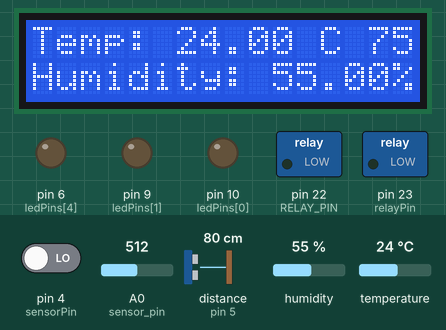
Recording of a sketch running on a simulated Arduino Mega 2560, built with avr-gcc and run on an emulated ATmega2560. On the bench: 16×2 character LCD, switched loads named in the sketch (green lamp = pin HIGH), output pins drawn as LEDs (lit = HIGH). Wiring (inferred from the names in the program): ultrasonic range finder: trigger pin 8; echo pin 5. The test bench sets the inputs (shaded band); at power-on: pin 4 (sensorPin) LOW, temperature 24 °C, A0 (sensor_pin) = 512, distance to the obstacle (sensor on pin 5) 80 cm, humidity 55 %. The echo pulse lasts 58.3 µs per cm; pins used as bus, display or sensor lines are not drawn; what the sketch prints to the serial monitor is not drawn.

Above: at 1.2 s.
1.3 s: pin 4 (sensorPin) driven HIGH
At 11.9 s:
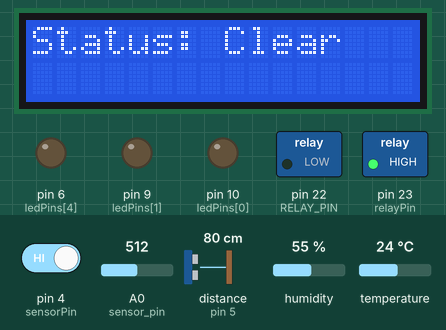
15.3 s: pin 4 (sensorPin) driven LOW
At 24.0 s:
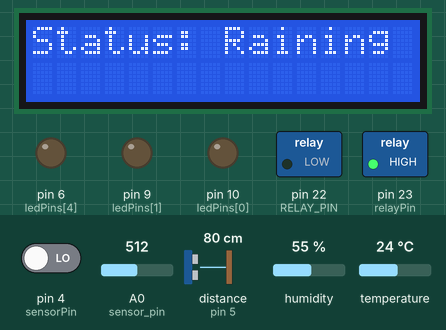
25.8 s: temperature set to 33 °C
At 36.9 s:
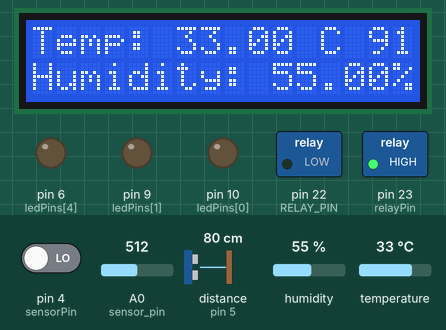
39.8 s: temperature set to 36 °C
At 52.1 s:
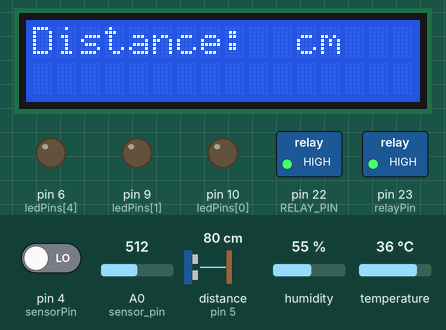
53.1 s: A0 (sensor_pin) set to 943
62.2 s: A0 (sensor_pin) set to 966
At 69.2 s:
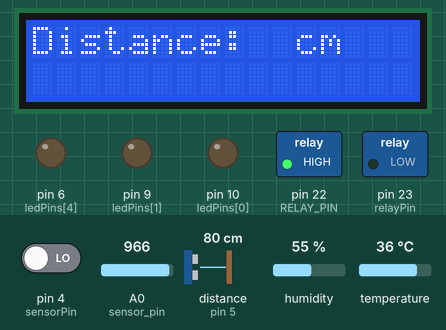
Timing chart, 0 to 70.7 s (numbered marks = the images above; inputs shaded):
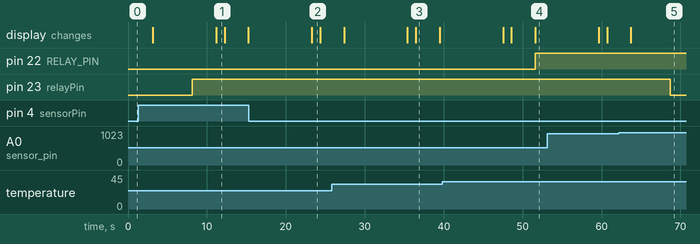

The sketch:

Code.ino
```cpp
#include "DHT.h"
#include "Adafruit_Sensor.h"
#include "time.h"
#include <Wire.h>
#include <LiquidCrystal_I2C.h>

#define DHTPIN 3       // DHT sensor pin
#define DHTTYPE DHT11  // DHT sensor type
#define RELAY_PIN 22   // Relay control pin
#define trigPin 8      // Pin connected to the trigger pin (Trig) on the ultrasonic sensor
#define echoPin 5      // Pin connected to the echo pin (Echo) on the ultrasonic sensor
#define sensorPower 7  // Sensor pins
#define sensorPin 4

// Define LED pins
const int ledPins[] = { 10, 9, 8, 7, 6 };  // Connect LEDs to these digital pins

DHT dht(DHTPIN, DHTTYPE);

// Temperature thresholds
#define HIGH_TEMP_THRESHOLD 35    // Set your high temperature threshold in Celsius
#define MEDIUM_TEMP_THRESHOLD 33  // Set your medium temperature threshold in Celsius
#define LOW_TEMP_THRESHOLD 30     // Set your low temperature threshold in Celsius

int relayPin = 23;
int sensor_pin = A0;  // Soil Sensor input at Analog PIN A0

LiquidCrystal_I2C lcd(0x27, 16, 2);  // set the LCD address to 0x27 for a 16 chars and 2 line display

void setup() {
  Serial.begin(9600);
  dht.begin();
  pinMode(RELAY_PIN, OUTPUT);
  digitalWrite(RELAY_PIN, LOW);  // Ensure the fan is initially turned off

  // Set ultrasonic sensor pins
  pinMode(trigPin, OUTPUT);
  pinMode(echoPin, INPUT);

  // Set LED pins as OUTPUT
  for (int i = 0; i < sizeof(ledPins) / sizeof(ledPins[0]); i++) {
    pinMode(ledPins[i], OUTPUT);
  }

  pinMode(relayPin, OUTPUT);
  pinMode(sensor_pin, INPUT);

  pinMode(sensorPower, OUTPUT);
  // Initially keep the sensor OFF
  digitalWrite(sensorPower, LOW);

  lcd.init();
  lcd.backlight();
}

void loop() {
  // Reading temperature from DHT sensor
  float temperatureC = dht.readTemperature();
  float humidity = dht.readHumidity();

  if (!isnan(temperatureC) && !isnan(humidity)) {
    // Convert temperature to Fahrenheit
    float temperatureF = (temperatureC * 9.0 / 5.0) + 32.0;

    lcd.clear();
    lcd.setCursor(0, 0);
    Serial.print("Temperature: ");
    lcd.print("Temp: ");
    Serial.print(temperatureC);
    lcd.print(temperatureC);
    lcd.print(" C ");
    Serial.print("°C, ");
    lcd.print(temperatureF);
    lcd.print(" F ");
    Serial.println("°F");
    lcd.setCursor(0, 1);
    Serial.print("Humidity: ");
    lcd.print("Humidity: ");
    Serial.print(humidity);
    lcd.print(humidity);
    lcd.print("%");
    Serial.println("%");
    delay(3000);

    // Check temperature thresholds and control fan accordingly
    if (temperatureC >= HIGH_TEMP_THRESHOLD) {
      turnFanOn();
    } else if (temperatureC >= MEDIUM_TEMP_THRESHOLD) {
      // You can add additional actions for medium temperature if needed
      // For now, we'll turn the fan off
      turnFanOff();
    } else if (temperatureC <= LOW_TEMP_THRESHOLD) {
      turnFanOff();
    }
    // Trigger the ultrasonic sensor
    digitalWrite(trigPin, LOW);
    delayMicroseconds(2);
    digitalWrite(trigPin, HIGH);
    delayMicroseconds(10);
    digitalWrite(trigPin, LOW);

    // Read the echo duration and calculate distance
    long duration = pulseIn(echoPin, HIGH);
    int distance = duration * 0.034 / 2;  // Divide by 2 for one-way distance

    // Display water level using LEDs
    displayWaterLevel(distance);

    // Print distance to serial monitor
    Serial.print("Distance: ");
    Serial.print(distance);
    Serial.println(" cm");
    lcd.clear();
    lcd.setCursor(0, 0);
    lcd.print("Distance: ");
    lcd.print(" cm");
  }

  delay(5000);  // Delay for 5 seconds before the next reading

  int Soil_data = analogRead(sensor_pin);
  Serial.print("Soil_data:");
  Serial.print(Soil_data);
  Serial.print("\t | ");

  if (Soil_data > 950) {
    Serial.println("No moisture, Soil is dry");
    digitalWrite(relayPin, LOW);
  } else if (Soil_data >= 400 && Soil_data <= 950) {
    Serial.println("There is some moisture, Soil is medium");
    digitalWrite(relayPin, HIGH);
  } else if (Soil_data < 400) {
    Serial.println("Soil is wet");
    digitalWrite(relayPin, HIGH);
  }
  delay(3000);

  // Get the reading from the function below and print it
  int val = readSensor();
  Serial.print("Digital Output: ");
Serial.println(val);

  // Determine status of rain
  if (val) {
    lcd.clear();
    Serial.println("Status: Clear");
    lcd.setCursor(0, 0);
    lcd.print("Status: Clear    ");
  } else {
    Serial.println("Status: It's raining");
    lcd.setCursor(0, 0);
    lcd.print("Status: Raining  ");
  }

  delay(1000);	// Take a reading every second
}

void turnFanOn() {
  digitalWrite(RELAY_PIN, HIGH);  // Turn on the fan using the relay module
  Serial.println("Fan turned ON");
}

void turnFanOff() {
  digitalWrite(RELAY_PIN, LOW);  // Turn off the fan using the relay module
  Serial.println("Fan turned OFF");
}

void displayWaterLevel(int distance) {
  // Define water level thresholds in centimeters
  int waterLevels[] = { 25, 20, 15, 10, 5 };  // Change these values as needed

  for (int i = 0; i < sizeof(ledPins) / sizeof(ledPins[0]); i++) {
    if (distance >= waterLevels[i]) {
      digitalWrite(ledPins[i], LOW);
    } else {
      digitalWrite(ledPins[i], HIGH);
    }
  }
}

//  This function returns the sensor output
int readSensor() {
  digitalWrite(sensorPower, HIGH);   // Turn the sensor ON
  delay(10);                         // Allow power to settle
  int val = digitalRead(sensorPin);  // Read the sensor output
  digitalWrite(sensorPower, LOW);    // Turn the sensor OFF
  return val;                        // Return the value
}
```

Measured:
- the behaviour switches between 34 and 35 °C on temperature (found by bisection; images 3 and 4)
- the behaviour switches between 950 and 951 on A0 (sensor_pin) (found by bisection; images 4 and 5)
- after the input at 1.3 s, the display: first differs from a run without the input after 9.9 s (image 1)
- after the input at 15.3 s, the display: changes after 8.0 s (image 2)
- after the input at 39.8 s, pin 22 (RELAY_PIN): LOW → HIGH after 11.8 s
- after the input at 62.2 s, pin 23 (relayPin): HIGH → LOW after 6.5 s
- what the display in image 1 shows lasts 1.0 s, from 11.2 s to 12.2 s
